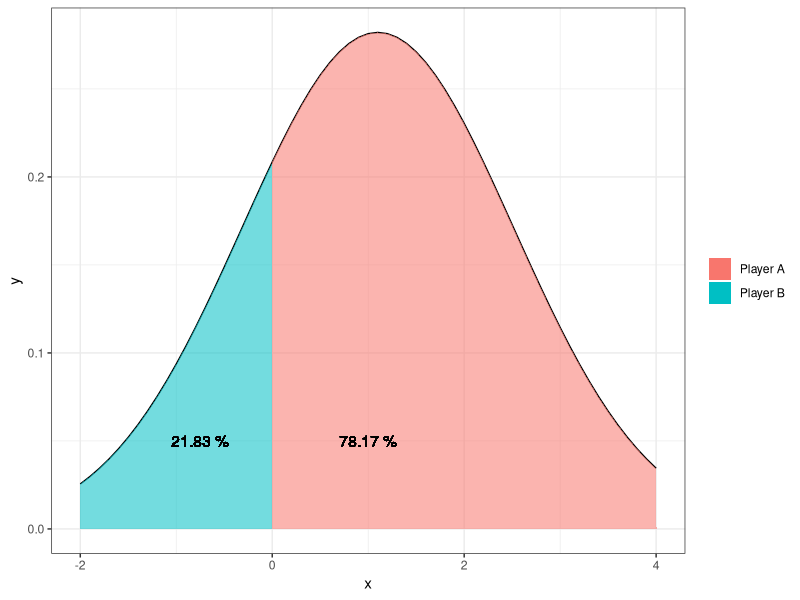

R code for this plot:
library(ggplot2)
library(ggthemes)

x <- seq(-2, 4, .1)
p1 <- dnorm(x, mean=-0.4)
p2 <- dnorm(x, mean=0.7)
y <- dnorm(x, mean=1.1, sd=sqrt(2))
df <- data.frame(x=x, y=y)

x1 <- seq(-2, 0, .1)
y1 <- dnorm(x1, mean=1.1, sd=sqrt(2))
df1 <- data.frame(x1=x1, y1=y1)

x2 <- seq(0, 4, .1)
y2 <-dnorm(x2, mean=1.1, sd=sqrt(2))
df2 <- data.frame(x2=x2, y2=y2)

ggplot(df, aes(x, y)) +
  theme_bw() +
  geom_line() +
  geom_area(data=df1, aes(x1, y1, fill=rgb(1,0,0), alpha=.3)) +
  geom_area(data=df2, aes(x2, y2, fill=rgb(0,0,1), alpha=.3)) +
  geom_text(x=-0.75, y=0.05, label=paste(100*round(pnorm(0, 1.1, sqrt(2)), digits=4), '%')) +
  geom_text(x=1, y=0.05, label=paste(100*round(1-pnorm(0, 1.1, sqrt(2)), digits=4), '%')) +
  scale_fill_discrete(name=NULL, labels=c("Player A", "Player B")) +
  guides(alpha=FALSE)
